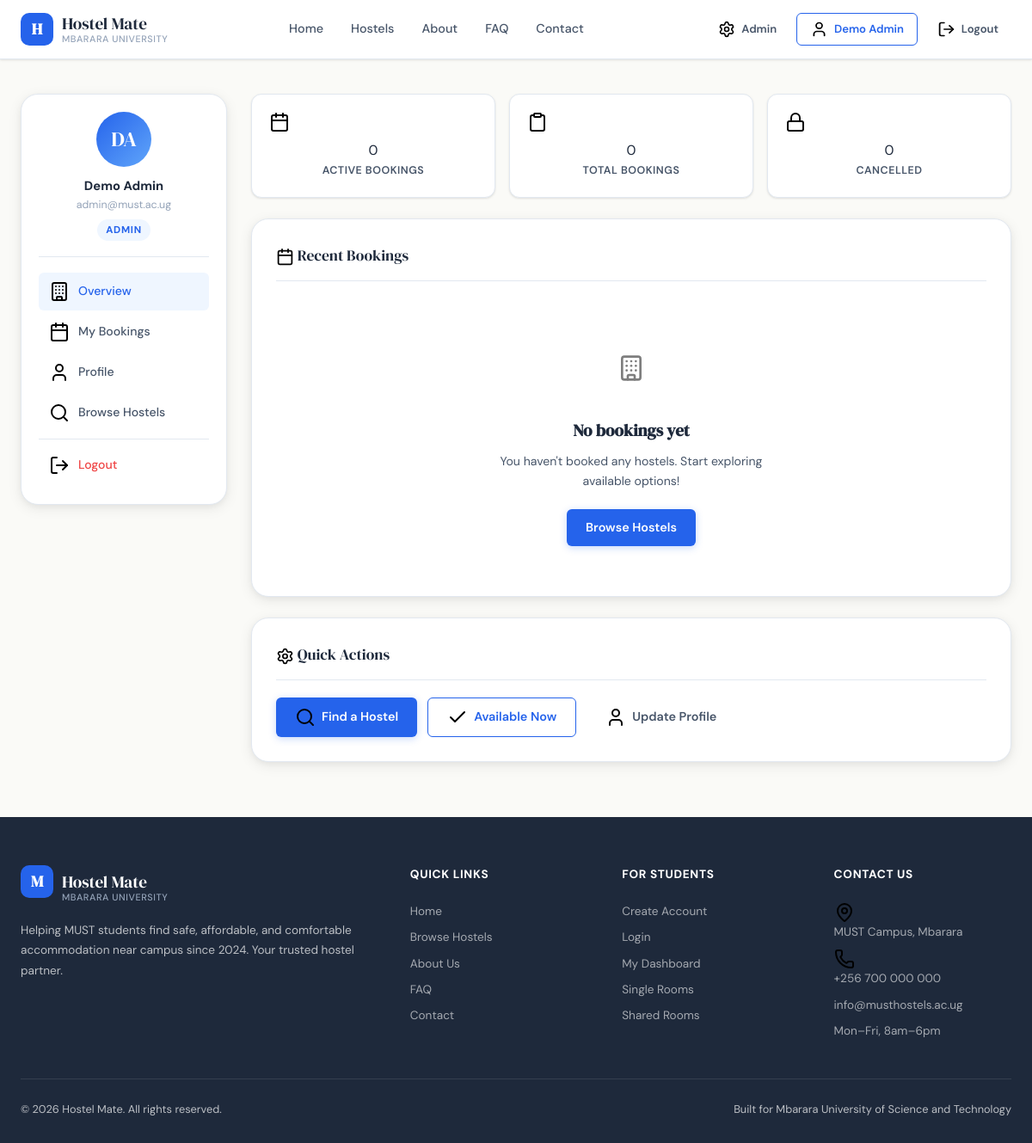
/dashboard.php (signed in), run on the app's committed database.
### tables this page shows
CREATE TABLE `users` (
  `id` INT UNSIGNED NOT NULL AUTO_INCREMENT,
  `fullname` VARCHAR(255) NOT NULL,
  `email` VARCHAR(255) NOT NULL,
  `phone` VARCHAR(30) NOT NULL,
  `password` VARCHAR(255) NOT NULL,
  `role` ENUM('student','admin') NOT NULL DEFAULT 'student',
  `created_at` DATETIME NOT NULL DEFAULT CURRENT_TIMESTAMP,
  PRIMARY KEY (`id`),
  UNIQUE KEY `idx_users_email` (`email`)
);

### config.php (called while the page is built, shortened)
<?php
function isLoggedIn() {
    return isset($_SESSION['user_id']) && !empty($_SESSION['user_id']);
}
function isAdmin() {
    return isset($_SESSION['role']) && $_SESSION['role'] === 'admin';
}
function sanitize($input) {
    return htmlspecialchars(trim($input), ENT_QUOTES, 'UTF-8');
}

### dashboard.php (the view, shortened to what this page needs)
<?php
require_once 'config.php';
$db      = getDB();
$user_id = (int)$_SESSION['user_id'];
$stmt = $db->prepare("SELECT * FROM users WHERE id = ? LIMIT 1");
$stmt->bind_param('i', $user_id);
$stmt->execute();
$user = $stmt->get_result()->fetch_assoc();
$bk = $db->prepare("
    SELECT b.*, h.hostel_name, h.location, h.room_type, h.price
    FROM bookings b
    JOIN hostels h ON b.hostel_id = h.id
    WHERE b.user_id = ?
    ORDER BY b.booking_date DESC
");
$bk->bind_param('i', $user_id);
$bk->execute();
$bookings = $bk->get_result()->fetch_all(MYSQLI_ASSOC);
$active_count    = count(array_filter($bookings, fn($b) => $b['status'] === 'confirmed'));
$cancelled_count = count(array_filter($bookings, fn($b) => $b['status'] === 'cancelled'));
$tab = $_GET['tab'] ?? 'overview';
$initials   = implode('', array_map(fn($w) => strtoupper($w[0]), explode(' ', $user['fullname'])));
include 'includes/head.php';
?>
<?php include 'includes/navbar.php'; ?>
<div class="container">
    <div class="dashboard-layout">
        <aside class="dashboard-nav">
            <div class="dashboard-nav-user">
                <div class="dashboard-avatar"><?= htmlspecialchars(substr($initials, 0, 2)) ?></div>
                <div style="font-weight:700;font-size:0.92rem;"><?= sanitize($user['fullname']) ?></div>
                <div style="font-size:0.78rem;color:var(--text-light);"><?= sanitize($user['email']) ?></div>
                <div class="tag" style="margin-top:6px;"><?= sanitize(ucfirst($user['role'])) ?></div>
            </div>
            <div class="dashboard-nav-links">
                <a href="dashboard.php?tab=overview" class="<?= $tab==='overview' ? 'active' : '' ?>">
                    <img class="icon-svg" src="<?= APP_URL ?>/assets/svg/building.svg" alt="Overview"> Overview
                </a>
                <a href="dashboard.php?tab=bookings" class="<?= $tab==='bookings' ? 'active' : '' ?>">
                    <img class="icon-svg" src="<?= APP_URL ?>/assets/svg/calendar.svg" alt="Bookings"> My Bookings
                </a>
                <a href="dashboard.php?tab=profile"  class="<?= $tab==='profile'  ? 'active' : '' ?>">
                    <img class="icon-svg" src="<?= APP_URL ?>/assets/svg/user.svg" alt="Profile"> Profile
                </a>
                <a href="hostels.php">
                    <img class="icon-svg" src="<?= APP_URL ?>/assets/svg/search.svg" alt="Browse Hostels"> Browse Hostels
                </a>
                <div style="height:1px;background:var(--border);margin:8px 0;"></div>
                <a href="logout.php" style="color:#EF4444 !important;">
                    <img class="icon-svg" src="<?= APP_URL ?>/assets/svg/logout.svg" alt="Logout"> Logout
                </a>
            </div>
        </aside>
        <main class="dashboard-content">
            <?php if ($tab === 'overview'): ?>
            <div class="stats-row">
                <div class="stat-card">
                    <div class="stat-icon"><img class="icon-svg" src="<?= APP_URL ?>/assets/svg/calendar.svg" alt="Active"></div>
                    <div class="stat-value"><?= $active_count ?></div>
                    <div class="stat-label">Active Bookings</div>
                </div>
                <div class="stat-card">
                    <div class="stat-icon"><img class="icon-svg" src="<?= APP_URL ?>/assets/svg/clipboard.svg" alt="Total"></div>
                    <div class="stat-value"><?= count($bookings) ?></div>
                    <div class="stat-label">Total Bookings</div>
                </div>
                <div class="stat-card">
                    <div class="stat-icon"><img class="icon-svg" src="<?= APP_URL ?>/assets/svg/lock.svg" alt="Cancelled"></div>
                    <div class="stat-value"><?= $cancelled_count ?></div>
                    <div class="stat-label">Cancelled</div>
                </div>
            </div>
            <div class="dash-card">
                <div class="dash-card-title"><img class="icon-svg" src="<?= APP_URL ?>/assets/svg/calendar.svg" alt="Recent"> Recent Bookings</div>
                <?php if (empty($bookings)): ?>
                    <div class="empty-state" style="padding:30px;">
                        <div class="empty-state-icon"><img src="<?= APP_URL ?>/assets/svg/building.svg" alt="No bookings"></div>
                        <h3>No bookings yet</h3>
                        <p>You haven't booked any hostels. Start exploring available options!</p>
                        <a href="hostels.php" class="btn btn-primary">Browse Hostels</a>
                    </div>
                <?php endif; ?>
            </div>
            <div class="dash-card">
                <div class="dash-card-title"><img class="icon-svg" src="<?= APP_URL ?>/assets/svg/settings.svg" alt="Quick Actions"> Quick Actions</div>
                <div style="display:flex;gap:12px;flex-wrap:wrap;">
                    <a href="hostels.php" class="btn btn-primary"><img class="icon-svg" src="<?= APP_URL ?>/assets/svg/search.svg" alt="Find a Hostel"> Find a Hostel</a>
                    <a href="hostels.php?available=1" class="btn btn-outline"><img class="icon-svg" src="<?= APP_URL ?>/assets/svg/check.svg" alt="Available"> Available Now</a>
                    <a href="dashboard.php?tab=profile" class="btn btn-ghost"><img class="icon-svg" src="<?= APP_URL ?>/assets/svg/user.svg" alt="Profile"> Update Profile</a>
                </div>
            </div>
            <?php endif; ?>
        </main>
    </div>
</div>
<?php include 'includes/footer.php'; ?>
</body>
</html>

### includes/navbar.php (shortened to what this page needs)
<?php
$current = basename($_SERVER['PHP_SELF']);
?>
<nav class="navbar">
    <div class="container">
        <a class="nav-brand" href="<?= APP_URL ?>/index.php">
            <div class="nav-brand-icon">H</div>
            <div class="nav-brand-text">
                Hostel Mate
                <span>Mbarara University</span>
            </div>
        </a>
        <div class="nav-links">
            <a href="<?= APP_URL ?>/index.php"     class="<?= $current === 'index.php'    ? 'active' : '' ?>">Home</a>
            <a href="<?= APP_URL ?>/hostels.php"   class="<?= $current === 'hostels.php'  ? 'active' : '' ?>">Hostels</a>
            <a href="<?= APP_URL ?>/about.php"     class="<?= $current === 'about.php'    ? 'active' : '' ?>">About</a>
            <a href="<?= APP_URL ?>/faq.php"       class="<?= $current === 'faq.php'      ? 'active' : '' ?>">FAQ</a>
            <a href="<?= APP_URL ?>/contact.php"   class="<?= $current === 'contact.php'  ? 'active' : '' ?>">Contact</a>
        </div>
        <div class="nav-auth">
            <?php if (isLoggedIn()): ?>
                <?php if (isAdmin()): ?>
                    <a href="<?= APP_URL ?>/admin/index.php" class="btn btn-ghost btn-sm">
                        <img class="icon-svg" src="<?= APP_URL ?>/assets/svg/settings.svg" alt="Admin"> Admin
                    </a>
                <?php endif; ?>
                <a href="<?= APP_URL ?>/dashboard.php" class="btn btn-outline btn-sm">
                    <img class="icon-svg" src="<?= APP_URL ?>/assets/svg/user.svg" alt="Profile"> <?= sanitize($_SESSION['fullname'] ?? 'Dashboard') ?>
                </a>
                <a href="<?= APP_URL ?>/logout.php" class="btn btn-ghost btn-sm">
                    <img class="icon-svg" src="<?= APP_URL ?>/assets/svg/logout.svg" alt="Logout"> Logout
                </a>
            <?php else: ?>
                <a href="<?= APP_URL ?>/login.php"  class="btn btn-ghost btn-sm">Login</a>
                <a href="<?= APP_URL ?>/signup.php" class="btn btn-primary btn-sm">Sign Up</a>
            <?php endif; ?>
        </div>
    </div>
</nav>

### data on the page
users: fullname "Demo Admin", fullname "DA", email "admin@must.ac.ug", role "ADMIN"

### other printed values
$active_count "0"
count($bookings) "0"
$cancelled_count "0"
